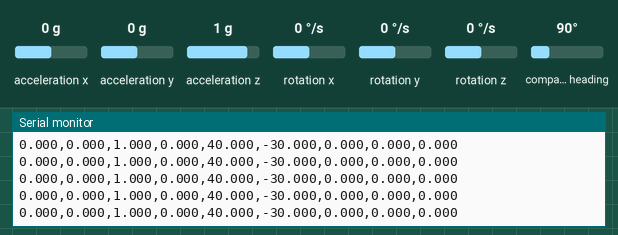
Recording of a sketch running on a simulated Arduino Nano 33 BLE. Parts: the last lines printed to the serial monitor. Inputs (shaded band) come from the test bench; at power-on: acceleration x 0 g, rotation x 0 °/s, rotation y 0 °/s, acceleration y 0 g, acceleration z 1 g, rotation z 0 °/s, compass heading 90°.

Above: at 1.2 s.
1.3 s: acceleration x set to -1.4 g
At 2.3 s:
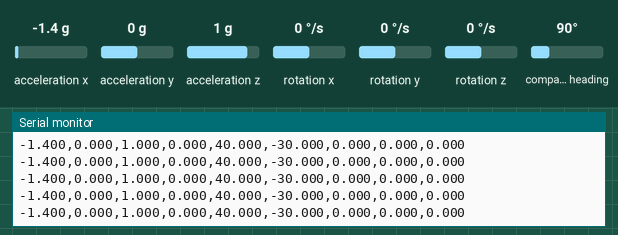
2.8 s: rotation x set to 100 °/s
At 3.3 s:
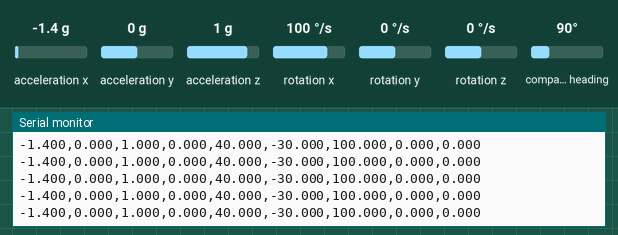
5.8 s: rotation y set to 100 °/s
At 6.6 s:
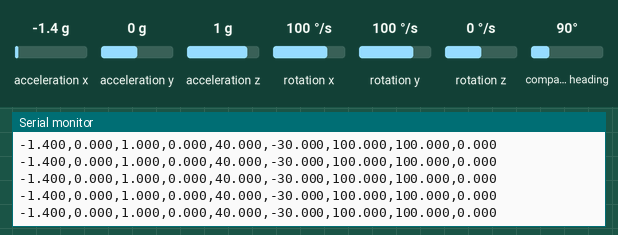
8.8 s: acceleration y set to -1.4 g
At 9.5 s:
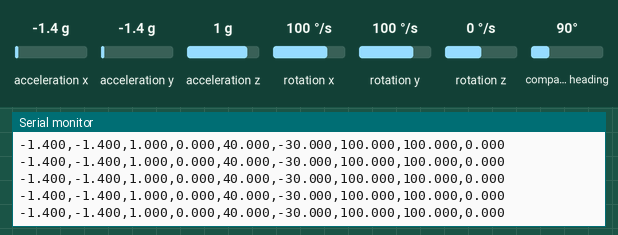

The sketch:

data_collection.ino
```cpp
#include <Arduino_BMI270_BMM150.h>

float deltat;
void setup() {
  Serial.begin(9600);
  while (!Serial);

  if (!IMU.begin()) {
    Serial.println("Failed to initialize IMU!");
    while (1);
  }

  // print the header
  Serial.println("aX,aY,aZ,mX,mY,mZ,gX,gY,gZ");
}

void loop() {
  float aX, aY, aZ, mX, mY, mZ, gX, gY, gZ;
    if (IMU.accelerationAvailable() && IMU.gyroscopeAvailable() && IMU.magneticFieldAvailable()) {
    // read the acceleration and gyroscope data
    IMU.readAcceleration(aX, aY, aZ);
    IMU.readMagneticField(mX, mY, mZ);
    IMU.readGyroscope(gX, gY, gZ);

    // print the data in CSV format
    Serial.print(aX, 3);
    Serial.print(',');
    Serial.print(aY, 3);
    Serial.print(',');
    Serial.print(aZ, 3);
    Serial.print(',');
    Serial.print(mX, 3);
    Serial.print(',');
    Serial.print(mY, 3);
    Serial.print(',');
    Serial.print(mZ, 3);
    Serial.print(',');
    Serial.print(gX, 3);
    Serial.print(',');
    Serial.print(gY, 3);
    Serial.print(',');
    Serial.print(gZ, 3);
    Serial.println();
  }
}
```

Measured:
- after the input at 1.3 s, the serial monitor: prints a new line at once (image 1)
- after the input at 2.8 s, the serial monitor: prints a new line at once (image 2)
- after the input at 5.8 s, the serial monitor: prints a new line at once (image 3)
- after the input at 8.8 s, the serial monitor: prints a new line at once (image 4)
